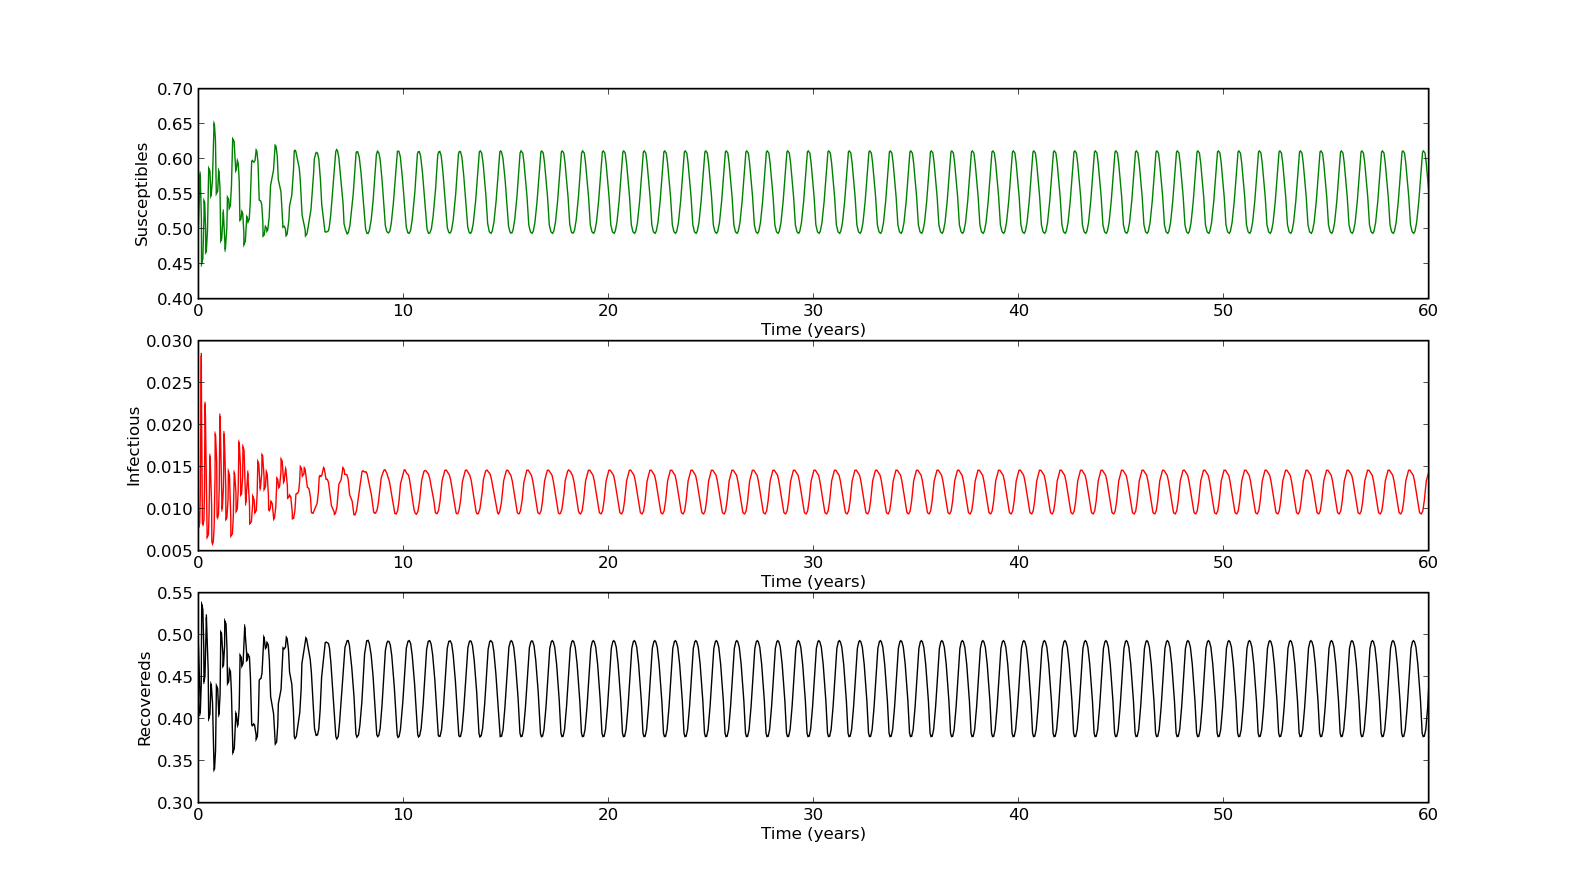

Write Python code to recreate this figure.
#!/usr/bin/env python

####################################################################
###    This is the PYTHON version of program 5.4 from page 186 of  #
### "Modeling Infectious Disease in humans and animals"            #
### by Keeling & Rohani.										   #
###																   #
### It is a model for Rabit Hemorrhagic Disease, in which both     #
### transmission rate and birth rates can be seasonally forced.    #
### Note that we are using numbers of individuals in this formulation.#
### Bifurcation plots are not possible with this code.             #
####################################################################

###################################
### Written by Ilias Soumpasis    #
### ilias.soumpasis@ucd.ie (work) #
### ilias.soumpasis@gmail.com	  #
###################################

import scipy.integrate as spi
import numpy as np
import pylab as pl

beta0=0.936;
beta1=0.1;
gamma=0.025;
alpha0=0.02;
alpha1=0.1;
mu=0.01;
m=0.475;
K=10000;

X0=0.5;
Y0=0.01;
N0=0.6;
Years = 60
ND=MaxTime=Years*365;
TS=1.0;

INPUT=np.array((X0, Y0, N0))

def diff_eqs(INP,t):  
	'''The main set of equations'''
	Y=np.zeros((3))
	V = INP   
	t=np.mod(t,365)
	alpha = alpha0*(1+alpha1*np.sin(2*np.pi*t/365))
	beta = beta0*(1+beta1*np.sin(2*np.pi*t/365))
	Y[0] = alpha * V[2]- beta*V[0]*V[1] - (mu+V[2]/K) * V[0] # dX/dt
	Y[1] = beta*V[0]*V[1] - (mu + m + gamma + V[2]/K) * V[1] # dY/dt
	Y[2] = (alpha - mu - V[2]/K) * V[2] - m * V[1]
	return Y   # For odeint


t_start = 0.0; t_end = ND; t_inc = TS
t_range = np.arange(t_start, t_end+t_inc, t_inc)
RES = spi.odeint(diff_eqs,INPUT,t_range)

print RES

t=(np.arange(ND)/365.)
#Ploting
pl.subplot(311)
pl.plot(t,RES[1:,0], 'g', label='S')
pl.xlabel ('Time (years)')
pl.ylabel ('Susceptibles')
pl.subplot(312)
pl.plot(t,RES[1:,1], 'r', label='I')
pl.xlabel ('Time (years)')
pl.ylabel ('Infectious')
pl.subplot(313)
pl.plot(t,1-(RES[1:,0]+RES[1:,1]), 'k', label='R')
pl.xlabel ('Time (years)')
pl.ylabel ('Recovereds')

pl.show()
